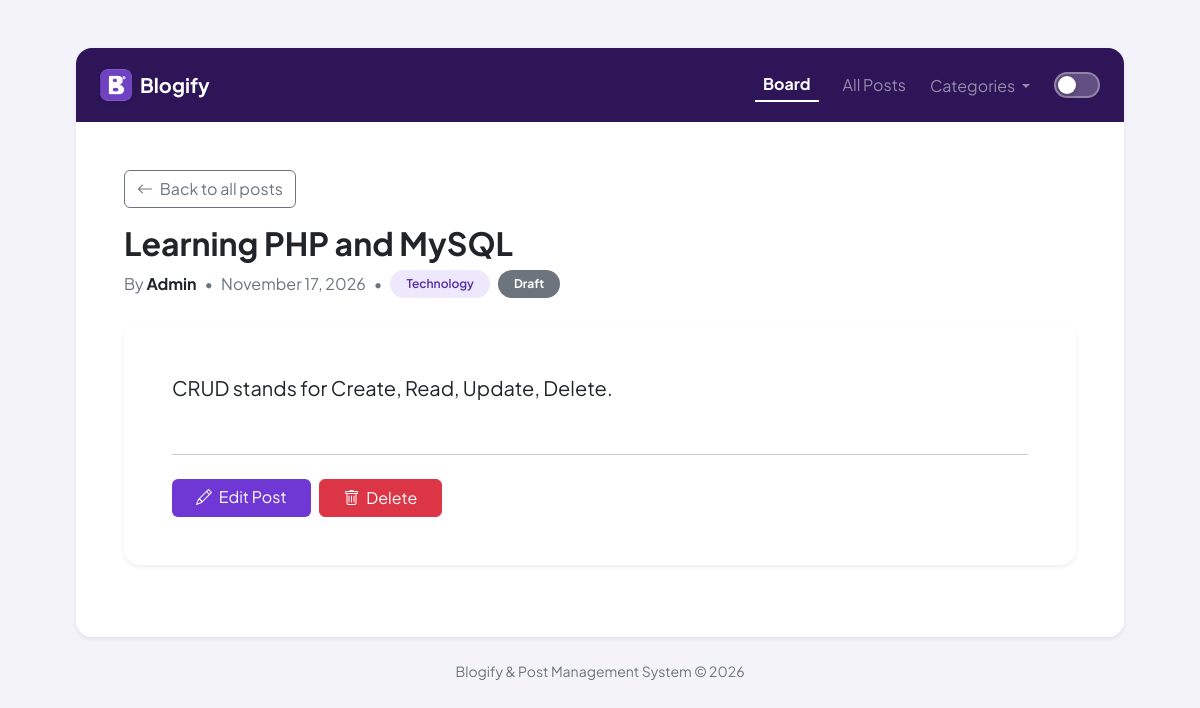
Screenshot of /view.php?id=2 with the database file from the repository.
### tables this page shows
CREATE TABLE IF NOT EXISTS posts (
    id           INT(11)       NOT NULL AUTO_INCREMENT,
    title        VARCHAR(150)  NOT NULL,
    author       VARCHAR(100)  NOT NULL,
    category_id  INT(11)       NOT NULL,
    content      TEXT          NOT NULL,
    image        VARCHAR(255)  NULL,
    status       ENUM('Draft','Published') NOT NULL DEFAULT 'Draft',
    created_at   TIMESTAMP     NOT NULL DEFAULT CURRENT_TIMESTAMP,
    updated_at   TIMESTAMP     NOT NULL DEFAULT CURRENT_TIMESTAMP ON UPDATE CURRENT_TIMESTAMP,
    PRIMARY KEY (id),
    KEY idx_posts_category (category_id),
    CONSTRAINT fk_posts_category FOREIGN KEY (category_id)
        REFERENCES categories (id)
        ON UPDATE CASCADE
        ON DELETE RESTRICT
);

CREATE TABLE IF NOT EXISTS categories (
    id    INT(11)      NOT NULL AUTO_INCREMENT,
    name  VARCHAR(50)  NOT NULL,
    PRIMARY KEY (id),
    UNIQUE KEY uq_categories_name (name)
);

### view.php (the view, shortened to what this page needs)
<?php
require_once "db_connect.php";
$id = (int) ($_GET["id"] ?? 0);
$stmt = mysqli_prepare($conn, POST_SELECT_SQL . " WHERE p.id = ?");
mysqli_stmt_bind_param($stmt, "i", $id);
mysqli_stmt_execute($stmt);
$post = mysqli_fetch_assoc(mysqli_stmt_get_result($stmt));
include "includes/header.php";
?>
<div class="mb-4">
    <a href="index.php" class="btn btn-outline-secondary mb-3 text-decoration-none">
        <i class="bi bi-arrow-left me-1"></i> Back to all posts
    </a>
    <h1 class="h2 fw-bold mb-2"><?= htmlspecialchars($post["title"]) ?></h1>
    <div class="d-flex flex-wrap align-items-center gap-2 text-secondary mb-3">
        <span>By <strong class="text-body"><?= htmlspecialchars($post["author"]) ?></strong></span>
        <span>&bull;</span>
        <span><?= date("F d, Y", strtotime($post["created_at"])) ?></span>
        <span>&bull;</span>
        <span
            class="badge badge-category rounded-pill px-3 py-2"><?= htmlspecialchars($post["category"]) ?></span>
        <span
            class="badge <?= $post["status"] === "Published" ? 'bg-success' : 'bg-secondary' ?> rounded-pill px-3 py-2">
            <?= $post["status"] ?>
        </span>
    </div>
</div>
<div class="card shadow-sm border-0 rounded-4 p-4 p-md-5 mb-4">
    <div class="fs-5 mb-4" style="line-height: 1.8;">
        <?= nl2br(htmlspecialchars($post["content"])) ?>
    </div>
    <hr class="my-4">
    <div class="d-flex gap-2">
        <a href="edit.php?id=<?= $post["id"] ?>" class="btn btn-purple px-4">
            <i class="bi bi-pencil me-1"></i> Edit Post
        </a>
        <button type="button" class="btn btn-danger px-4" data-bs-toggle="modal" data-bs-target="#deleteConfirmModal"
            data-post-id="<?= (int) $post["id"] ?>"
            data-post-title="<?= htmlspecialchars($post["title"], ENT_QUOTES) ?>">
            <i class="bi bi-trash me-1"></i> Delete
        </button>
    </div>
</div>
<?php include "includes/footer.php"; ?>

### includes/header.php (style rules this page uses)
:root { --primary-purple: #2d1558; --primary-purple-hover: #220e45; --accent-purple: #6f38d5; --accent-purple-hover: #5d2dbd; --light-lavender: #eae6f4; --badge-cat-bg: #eee8fc; --badge-cat-text: #532ca8; }
body { background-color: #f5f3fa !important; font-family: 'Plus Jakarta Sans', system-ui, -apple-system, sans-serif; }
.btn-purple { background-color: var(--accent-purple) !important; color: #ffffff !important; border: none !important; transition: all 0.15s ease-in-out; }
.badge-category { background-color: var(--badge-cat-bg) !important; color: var(--badge-cat-text) !important; font-weight: 600; }

### rows the page displays
posts: title "Learning PHP and MySQL", author "Admin", created_at "November 17, 2026", category.name "Technology", status "Draft", content "CRUD stands for Create, Read, Update, Delete."
